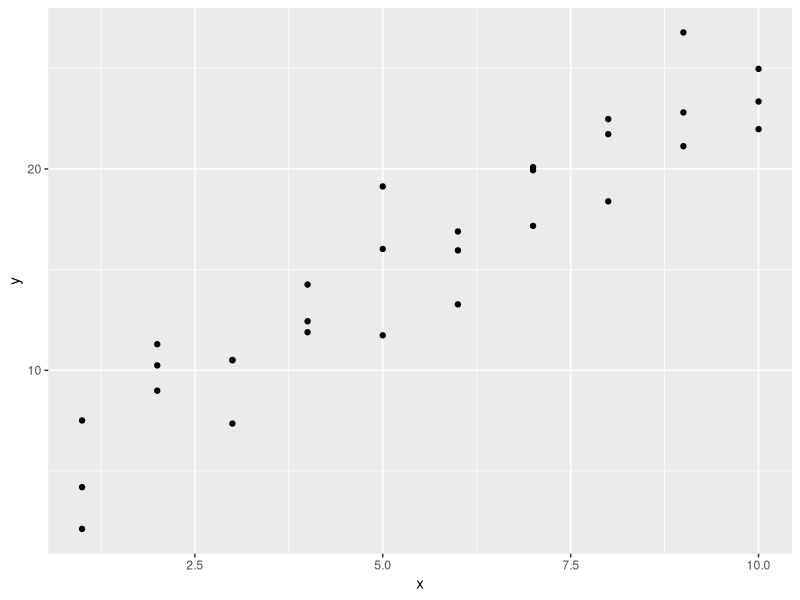
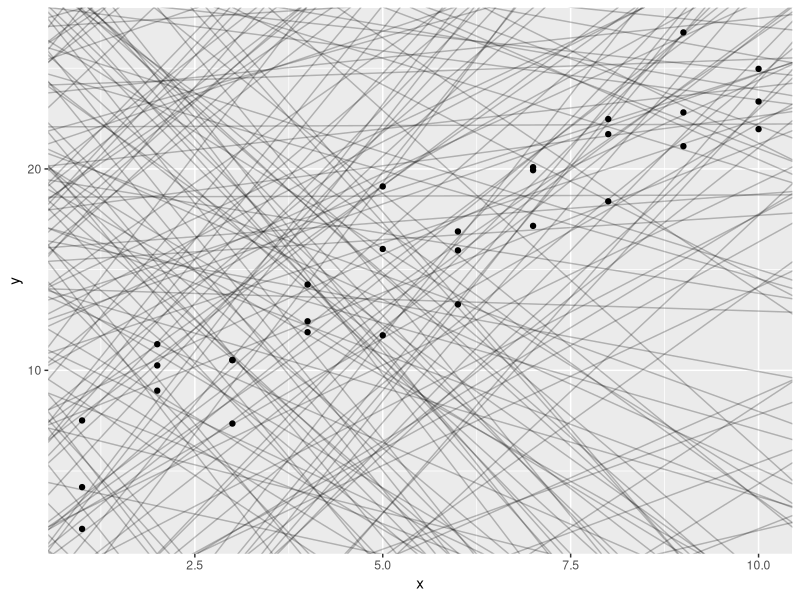

These charts were generated, in order, by the following R code:
# Chapter 18: Model Basics with modelr

# Started Jan. 11, 2019
# By Roxanne Ready

# Load packages
#install.packages(c("magrittr"))
library(tidyverse)
library(modelr)
options(na.action = na.warn)

# SHORTCUTS
# cmd-shft-m:     %>% 
# cmd-shft-c:     comment line/block
# cmd-opt-up/dn:  duplicate line
# cmd-rtrn:       run code line/block
# cmd-opt-e:      run code until EoF
# cmd-shft-r:     insert section break

# \


# # Basics ----------------------------------------------------------------

?sim1

# Plot a simple simulaed dataset
ggplot(sim1, aes(x, y)) +
  geom_point()

models <- tibble(
  a1 = runif(250, -20, 40),
  a2 = runif(250, -5, 5)
)

ggplot(sim1, aes(x, y)) +
  # Randomly generate models from a similar family, overlayed on the data
  geom_abline(
    aes(intercept = a1, slope = a2),
    data = models,
    alpha = 1/4
  ) +
  geom_point()




